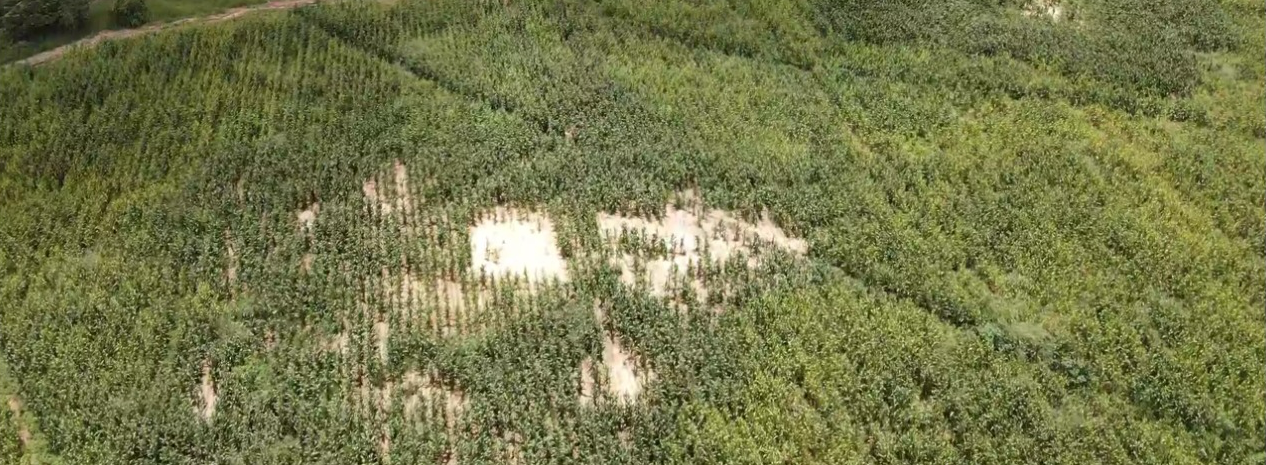
#> input picture h210345m-zvaita/images/b.png, 1266 x 465 px
$ python stage1_exg.py
#> lines starting #> are read from the running program, lines starting #| are printed output that depends on the picture
import cv2
import numpy as np
from matplotlib import pyplot as plt
from matplotlib.colors import LinearSegmentedColormap
import os

img = cv2.imread('./images/b.png')
#> img is the input picture: shape (465, 1266, 3); mean B, G, R 73.3, 119.5, 116.5
b, g, r = cv2.split(img.astype(np.float32))
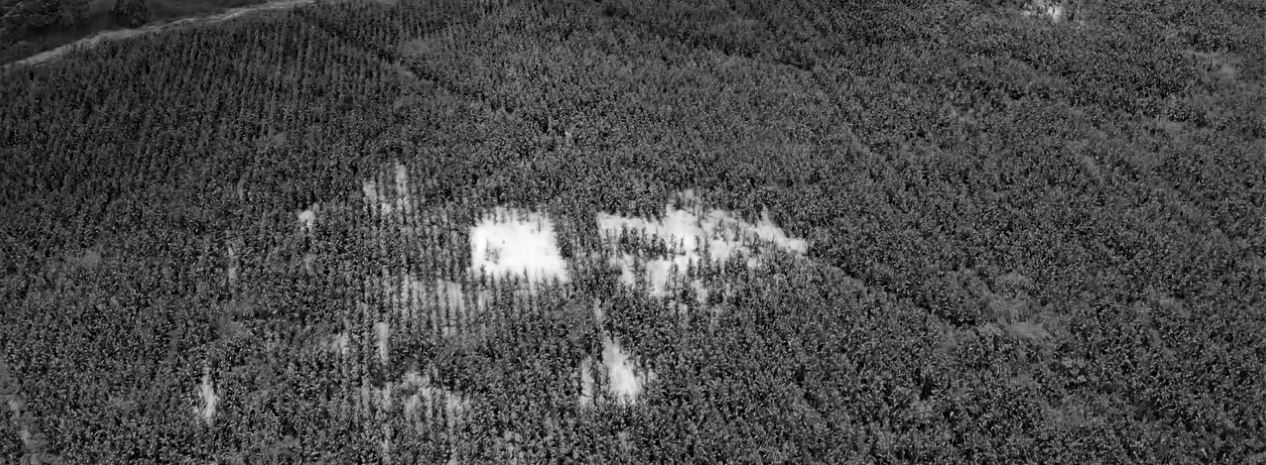
#> b: shape (465, 1266) float32; min 0, max 255, mean 73.3
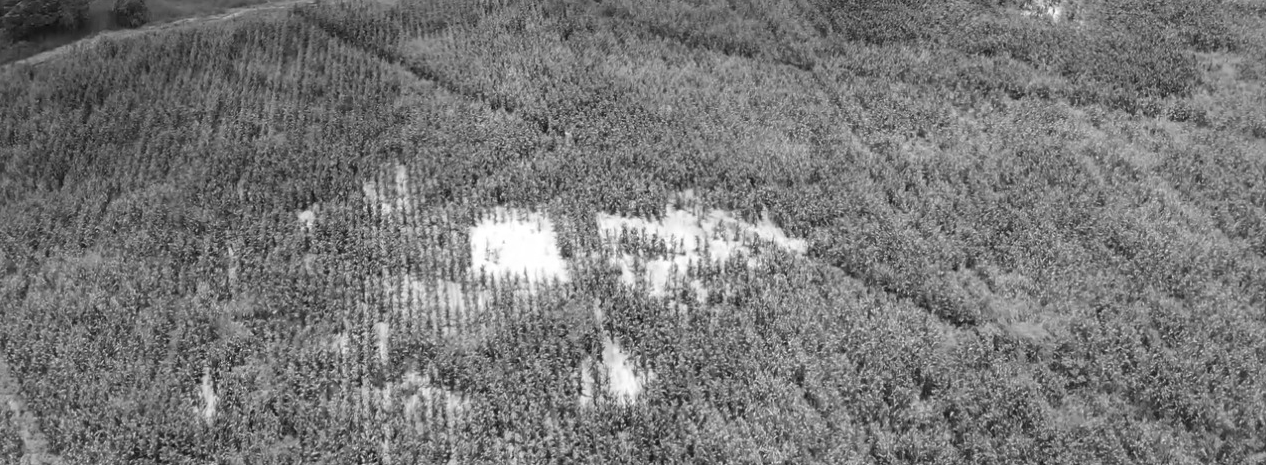
#> g: shape (465, 1266) float32; min 9, max 255, mean 119.5

exg = 2 * g - (r + b)
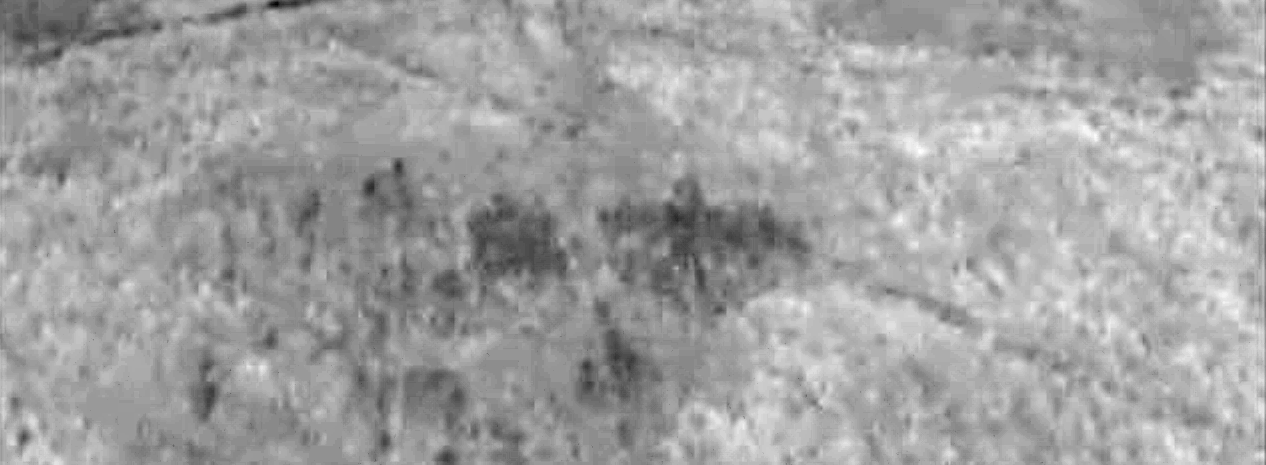
#> exg: shape (465, 1266) float32; min -36, max 99, mean 49.1; drawn with min black and max white

exg_norm = (exg - exg.min()) / (exg.max() - exg.min() + 1e-6)

colors = ["red", "yellow", "green"]
cmap = LinearSegmentedColormap.from_list('RedGreen', colors, N=256)

heatmap = (cmap(exg_norm)[:, :, :3] * 255).astype(np.uint8)
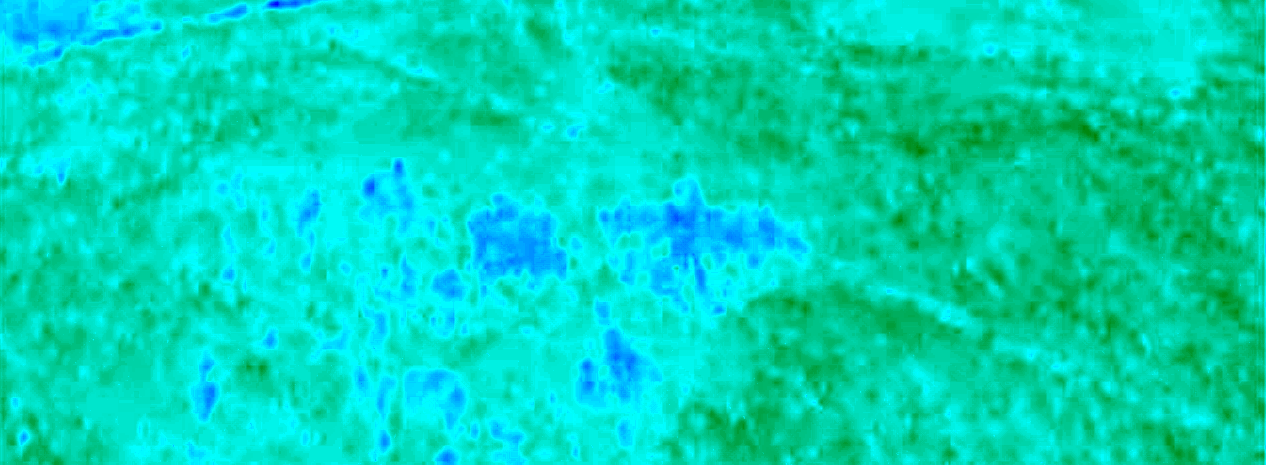
#> heatmap: shape (465, 1266, 3); mean of channels 0, 1, 2 183.9, 214.8, 0; drawn as B, G, R

os.makedirs('output', exist_ok=True)
cv2.imwrite('output/exg_heatmap.png', cv2.cvtColor(heatmap, cv2.COLOR_RGB2BGR))
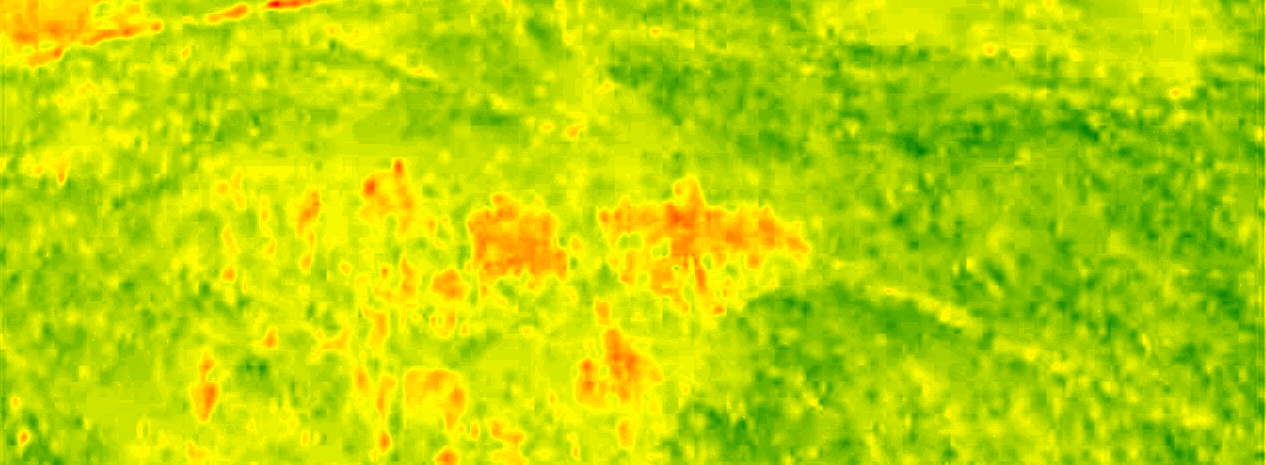
#> saved as exg_heatmap.png: shape (465, 1266, 3); mean B, G, R 0, 214.8, 183.9
np.save('output/exg_array.npy', exg)

print("Stage1 complete: Saved ExG heatmap (output/exg_heatmap.png) and array (output/exg_array.npy).")

$ run again, with h210345m-zvaita/images/mz.jpg saved as h210345m-zvaita/images/b.png
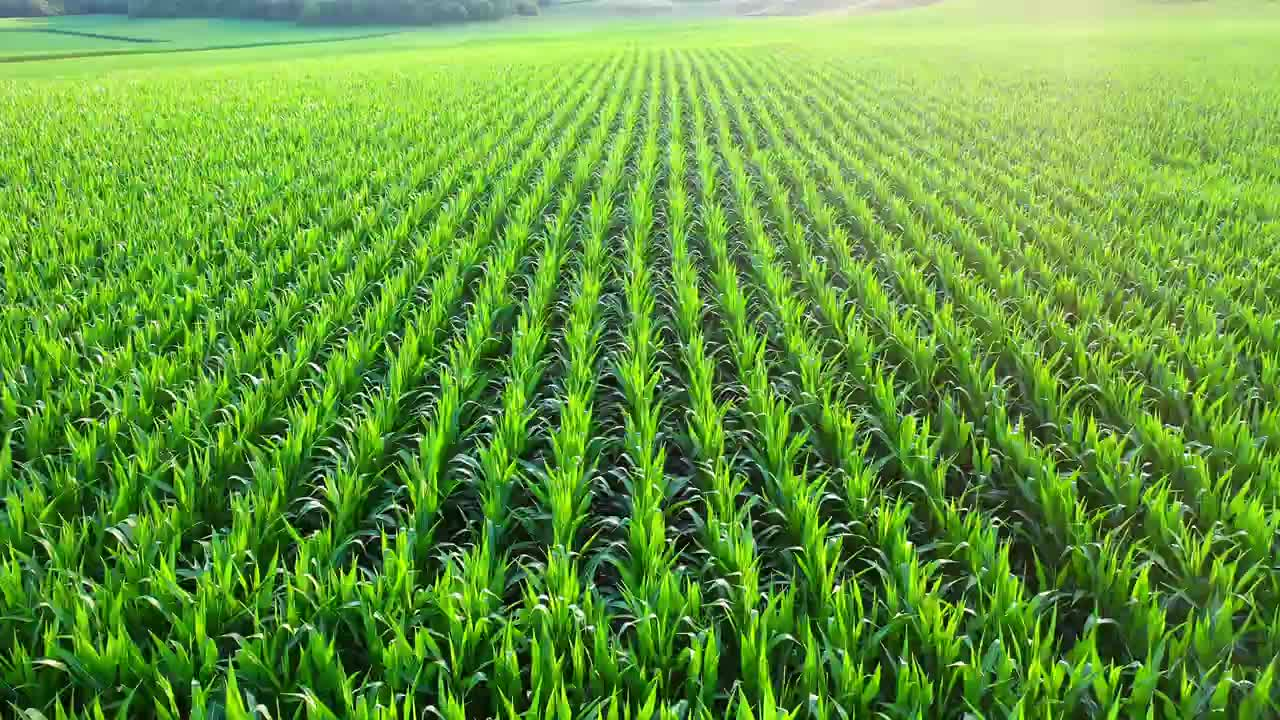
#> input picture h210345m-zvaita/images/mz.jpg, 1280 x 720 px
#> img is the input picture: shape (720, 1280, 3); mean B, G, R 59.2, 154.6, 100.6
#> `heatmap = (cmap(exg_norm)[:, :, :3] * 255).astype(np.uint8)`:
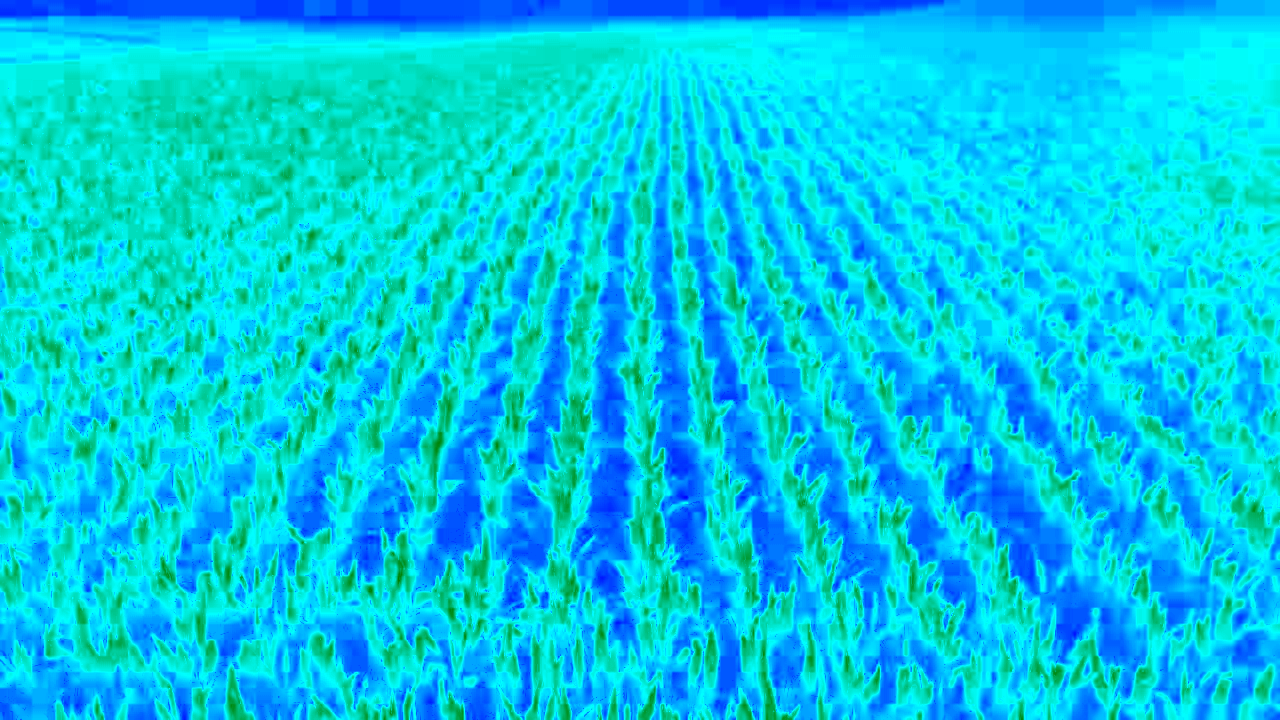
#> heatmap: shape (720, 1280, 3); mean of channels 0, 1, 2 229.6, 200.2, 0; drawn as B, G, R
#> `cv2.imwrite('output/exg_heatmap.png', cv2.cvtColor(heatmap, cv2.COLOR_..`:
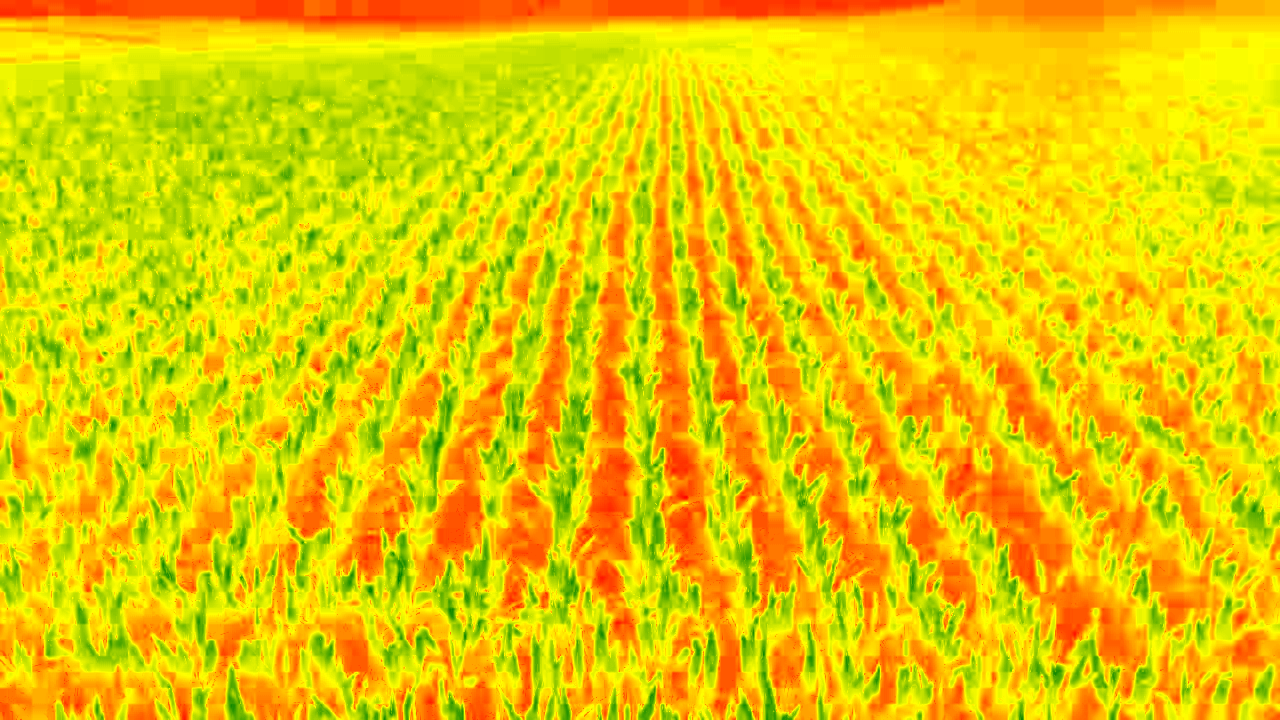
#> saved as exg_heatmap.png: shape (720, 1280, 3); mean B, G, R 0, 200.2, 229.6
